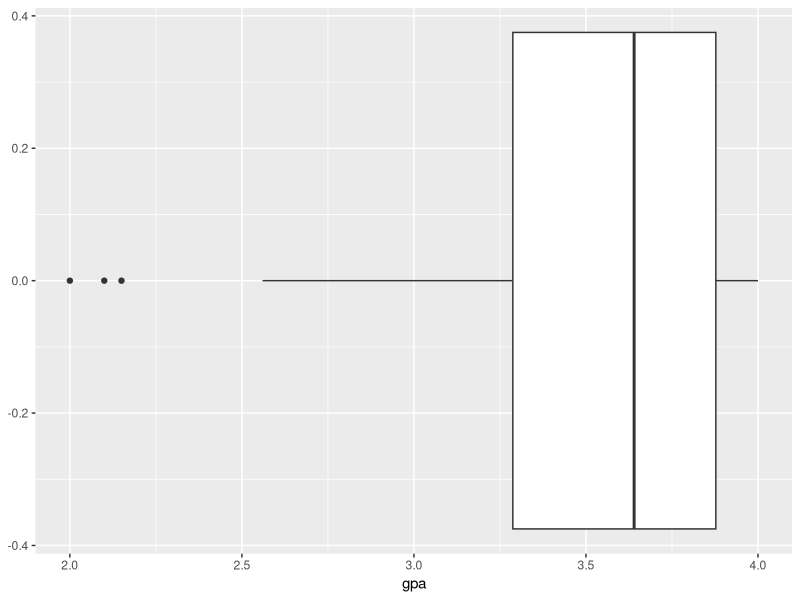
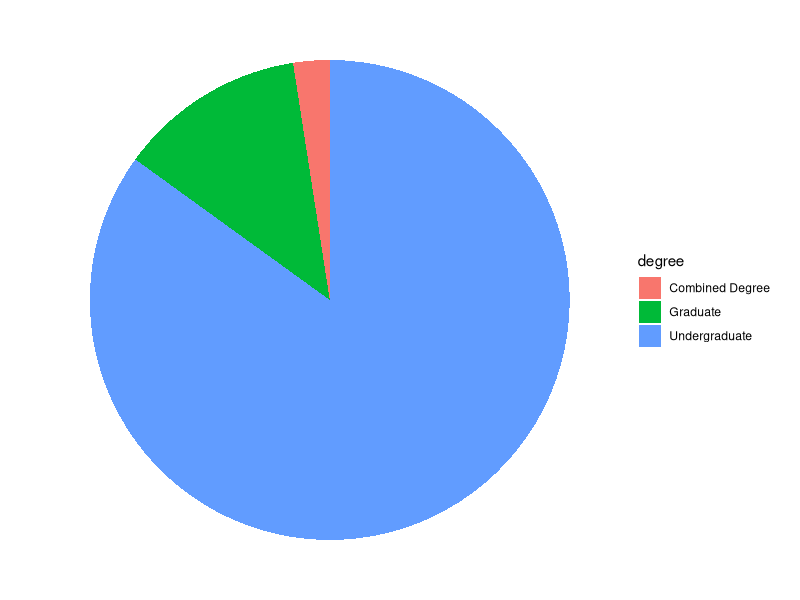
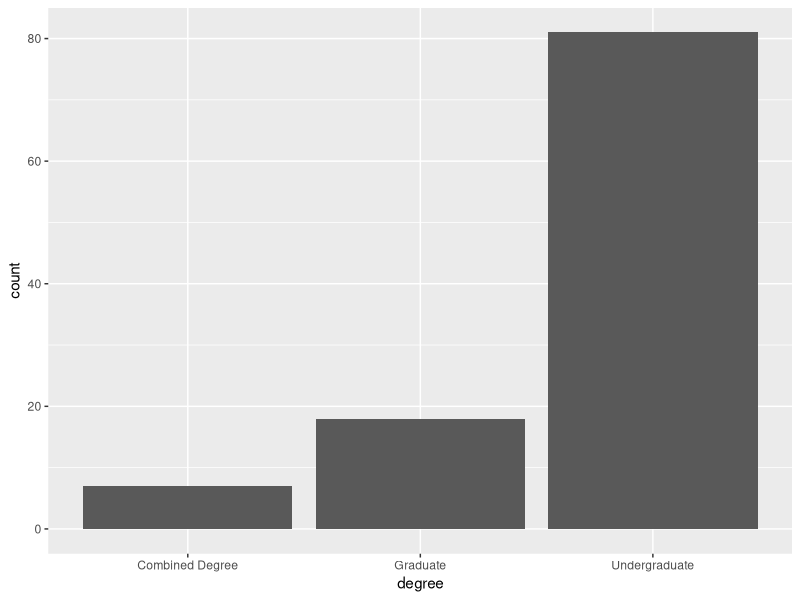
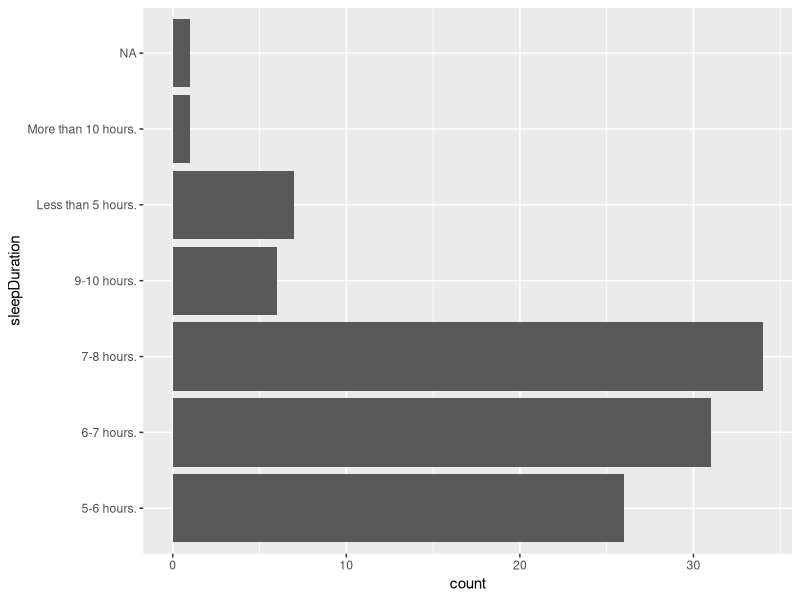

Generate these figures, in order, with R:
## ---- chunk 1
knitr::opts_chunk$set(echo = TRUE)
## ---- chunk 2
library(tidyverse)
## ---- chunk 3
rest_habits_raw <- readr::read_csv(here::here("data","412MockData.csv"))
## ---- chunk 4
rest_habits <- rest_habits_raw %>% 
  select(age:`mentalHealth _4`)
## ---- chunk 5
rest_habits <- rest_habits [-c(1),]
## ---- chunk 6
rest_habits <- rest_habits %>% 
  rename(gpa=`gpa _1`,
         academics=`academic _1`,
         energy=`mentalHealth _1`,
         stress=`mentalHealth _2`,
         concentration=`mentalHealth _3`,
         mood=`mentalHealth _4`)
## ---- chunk 7
rest_habits$gpa <- as.numeric(rest_habits$gpa)
## ---- chunk 8
ggplot(rest_habits, aes(x=gpa)) + 
    geom_boxplot()
## ---- chunk 9
typeof(rest_habits$gpa)
## ---- chunk 10
ggplot(rest_habits, aes(x="", y=degree, fill=degree)) +
  geom_bar(stat="identity", width=1) +
     coord_polar("y", start=0) +
  theme_void()
## ---- chunk 11
ggplot(rest_habits, aes(x=degree)) + 
  geom_bar()
## ---- chunk 12
ggplot(rest_habits, aes(x=sleepDuration)) + 
  geom_bar() +
  coord_flip()
